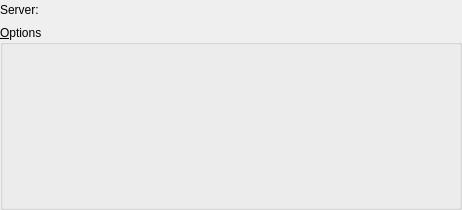
<?xml version="1.0" encoding="UTF-8"?>
<ui version="4.0">
 <class>UserMappingWidget</class>
 <widget class="QWidget" name="UserMappingWidget">
  <property name="geometry">
   <rect>
    <x>0</x>
    <y>0</y>
    <width>462</width>
    <height>210</height>
   </rect>
  </property>
  <property name="minimumSize">
   <size>
    <width>0</width>
    <height>0</height>
   </size>
  </property>
  <layout class="QGridLayout" name="server_grid">
   <property name="leftMargin">
    <number>0</number>
   </property>
   <property name="topMargin">
    <number>0</number>
   </property>
   <property name="rightMargin">
    <number>0</number>
   </property>
   <property name="bottomMargin">
    <number>0</number>
   </property>
   <property name="spacing">
    <number>5</number>
   </property>
   <item row="0" column="0">
    <widget class="QLabel" name="server_lbl">
     <property name="sizePolicy">
      <sizepolicy hsizetype="Fixed" vsizetype="Preferred">
       <horstretch>0</horstretch>
       <verstretch>0</verstretch>
      </sizepolicy>
     </property>
     <property name="minimumSize">
      <size>
       <width>0</width>
       <height>0</height>
      </size>
     </property>
     <property name="text">
      <string>Server:</string>
     </property>
    </widget>
   </item>
   <item row="1" column="0" colspan="3">
    <widget class="QGroupBox" name="options_gb">
     <property name="title">
      <string>&amp;Options</string>
     </property>
    </widget>
   </item>
   <item row="0" column="1" colspan="2">
    <widget class="QWidget" name="server_wgt" native="true">
     <property name="sizePolicy">
      <sizepolicy hsizetype="Preferred" vsizetype="Fixed">
       <horstretch>0</horstretch>
       <verstretch>0</verstretch>
      </sizepolicy>
     </property>
     <property name="minimumSize">
      <size>
       <width>0</width>
       <height>20</height>
      </size>
     </property>
    </widget>
   </item>
  </layout>
 </widget>
 <resources/>
 <connections/>
</ui>
